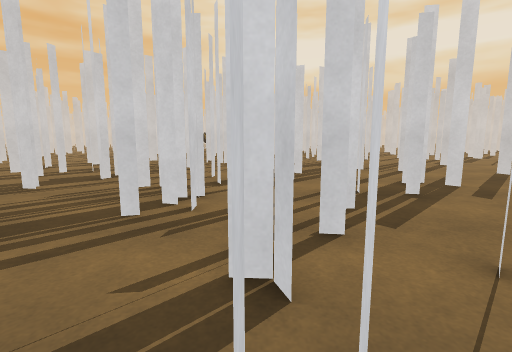
view 1 (above)

24 first-person views from a walk through a 3-D level made in the Godot game engine. The camera is 1.4 m above the floor, tilts 8° down and sees 85° across. The floor is counted in squares, 1 m on a side. Each view is taken from the middle of a square. On the plan, view 1 faces up. The plan holds only what a view shows up to about 14 squares ahead; the rest is blank. The place goes on beyond the plan. Surface patterns are stand-ins for the level's own textures.

view 2
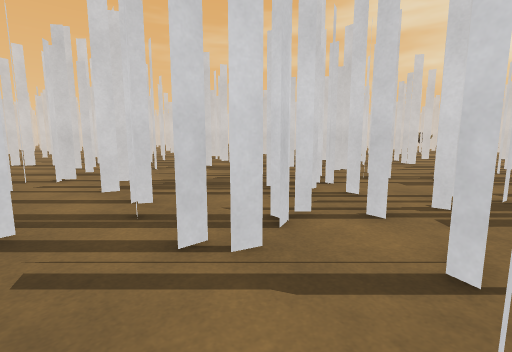

view 3
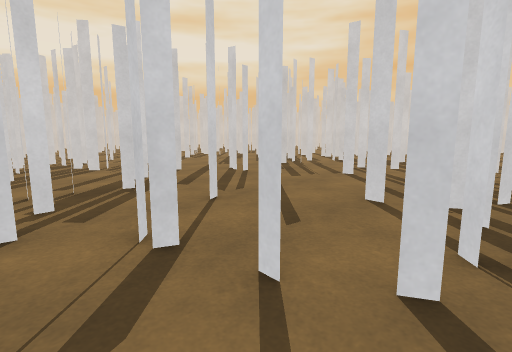

view 4
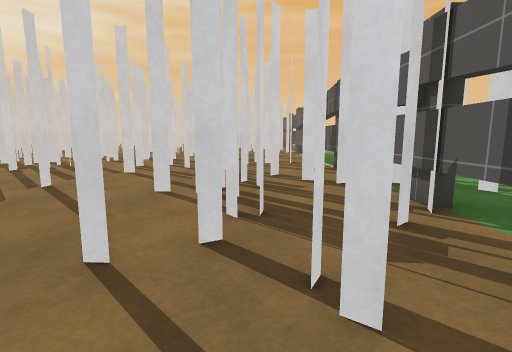

view 5
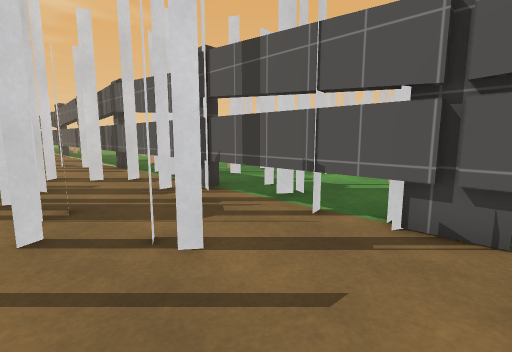

view 6
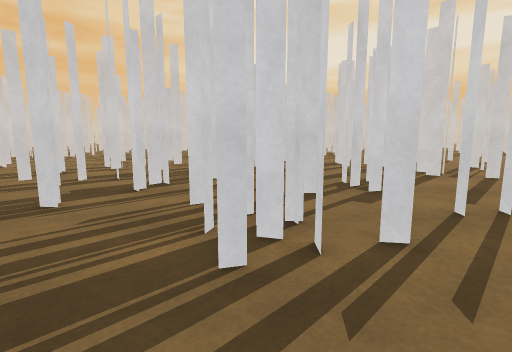

view 7
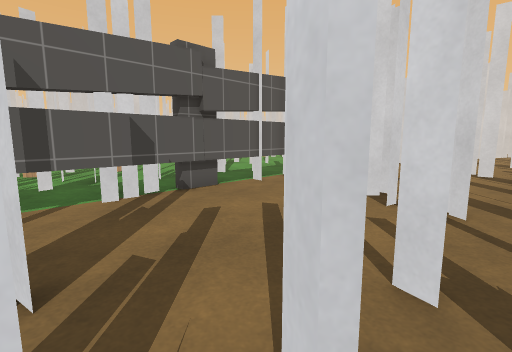

view 8
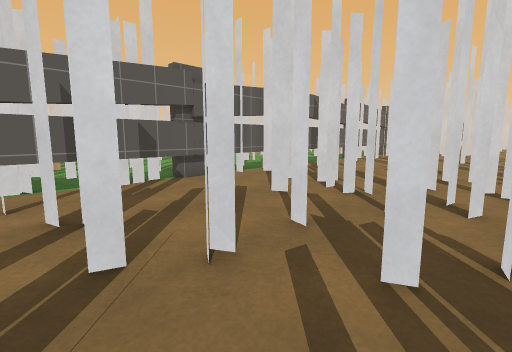

view 9
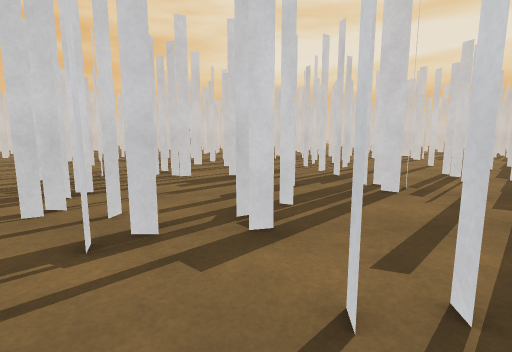

view 10
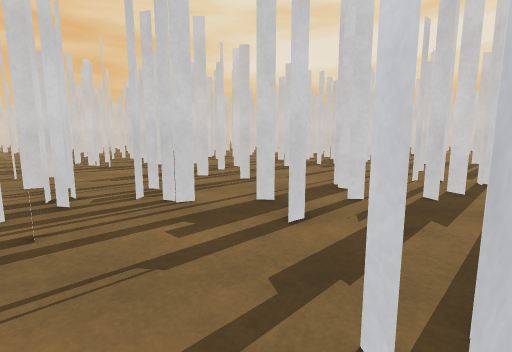

view 11
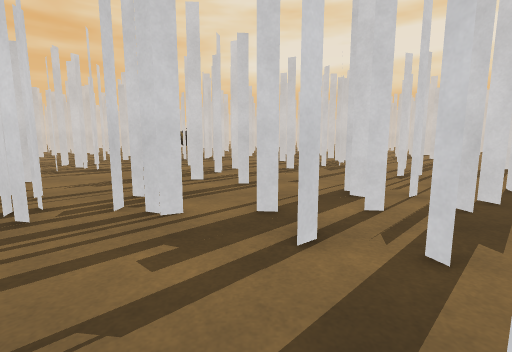

view 12
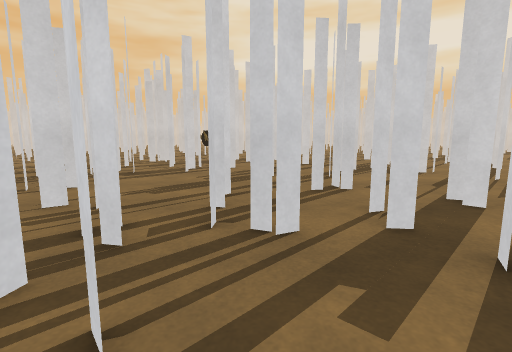

view 13
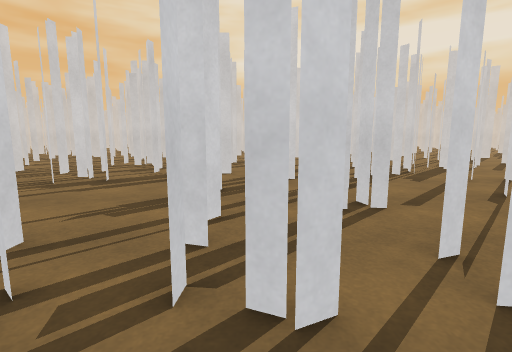

view 14
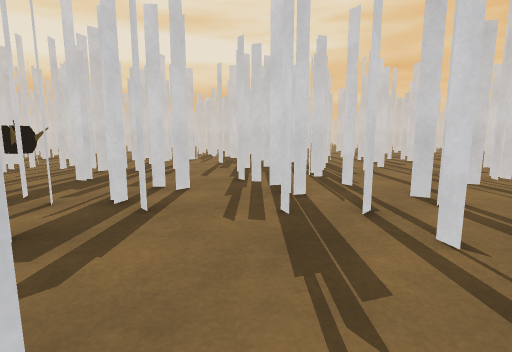

view 15
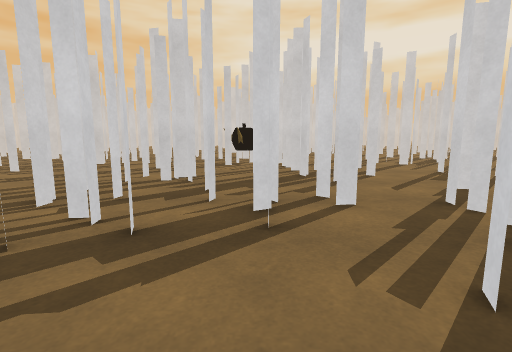

view 16
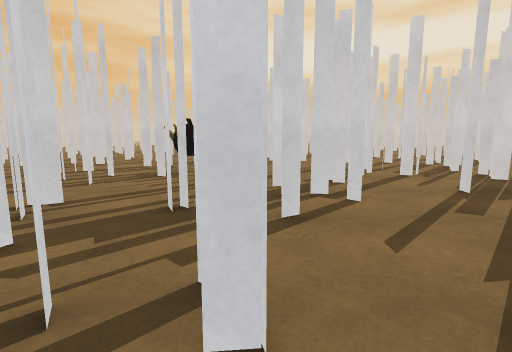

view 17
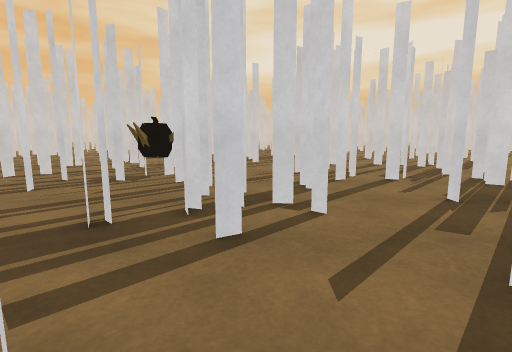

view 18
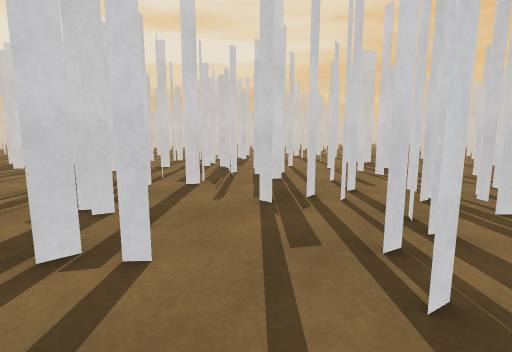

view 19
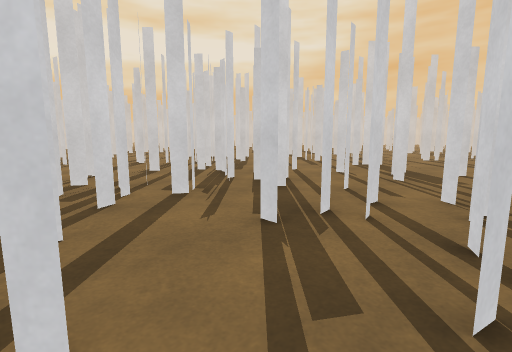

view 20
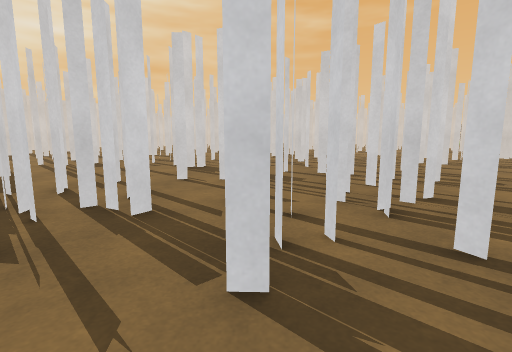

view 21
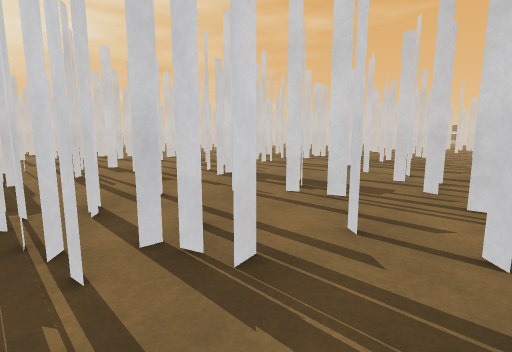

view 22
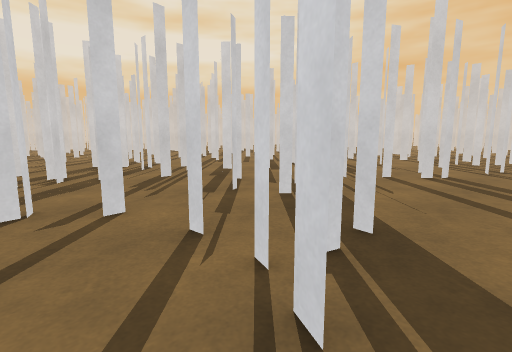

view 23
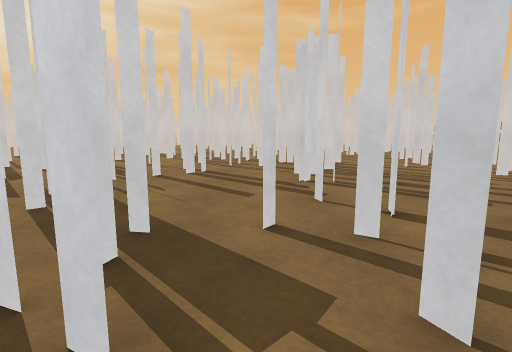

view 24
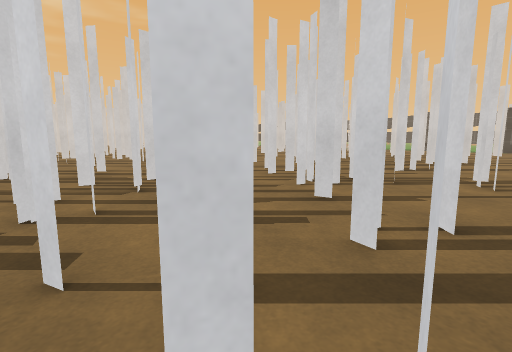

### Floor plan
Key: @ floor where view 1 was taken; # wall or solid block; x gap in a wall; . floor; T thing the floor can be seen under or through; P pumpkin.
Columns run from 9 left of view 1 to 25 right of it. Each row starts with its distance up from view 1.
 44                   ...
 43            #      . .
 42                   ..##
 41         #        #...x..
 40         .    ..  ....#x#     #
 39         .    ..   ##.....   ..
 38         .   ...  ###...x#. ..
 37  ..    .. .#....#....#....#.#
 36 ...#   .. ##...##.....# ...
 35 .#..   .. x....##.....#.
 34 ...P.  ..##...#.#....#...   ..
 33 ...P## .......x...#....#.#......
 32 .#.#.x ...#.#.#.......#...#.....
 31 #....#........#............#...#..
 30 ##....#T.......#..###............#
 29 ......#TT...#.....#...........#...#
 28 ##....#TT... x#.....#.........#
 27 ###...........###.#...#........
 26 ..........#x#..###.T.....#xx ..#
 25 #..............#.. T.#......#....
 24 ##.##.#.#....#....x......xx#.......
 23 .x..x......#........#.......#.....#
 22 .#........##..#x....#..............
 21 ........#.#..................#
 20 ......#......#xx........#..  ..
 19 ..#....#.#.............##.#.  #
 18  #....#.......##......##. #..
 17   .#........#...#...#...  #..
 16 .#..#........##.........
 15 #....##x...#.x...#......
 14 .#.#......#..x...#....##.
 13 #.....#....#.#T..........
 12 #.............T.........
 11 ###.......#....#..# ....
 10 .#....#.#.#.....#.x ...#
  9 ........x.........x...##
  8  .....#.......#...#....
  7  #..........x#.........
  6   .....###.............
  5    ....##..#.....#....#
  4 #...#.....#...#.....#..
  3 .##..#......#..........#
  2 ...#.....x............#
  1 .#..#.##.#..x...x...
  0 .#.......@.. #..## x #..#
 -1 #.#....#.....##..##....
 -2 #..........#.......#....#
 -3 #........................
 -4 ########################

Where each view was taken, in squares from view 1:
view 1: 0 up, 0 right, facing up
view 2: 1 down, 3 right, facing up-left
view 3: 1 down, 1 right, facing up-right
view 4: 1 down, 0 right, facing right
view 5: 0 up, 1 left, facing down-right
view 6: 2 up, 2 left, facing up
view 7: 2 up, 2 left, facing down-left
view 8: 4 up, 1 left, facing down-left
view 9: 5 up, 1 right, facing up
view 10: 9 up, 0 right, facing up
view 11: 10 up, 0 right, facing up
view 12: 11 up, 2 left, facing up
view 13: 13 up, 2 left, facing up
view 14: 17 up, 7 left, facing up-right
view 15: 18 up, 5 left, facing up
view 16: 22 up, 3 left, facing up
view 17: 23 up, 2 left, facing up
view 18: 25 up, 2 left, facing up-right
view 19: 26 up, 1 left, facing up-right
view 20: 29 up, 0 right, facing right
view 21: 31 up, 2 right, facing right
view 22: 28 up, 7 right, facing up-right
view 23: 28 up, 7 right, facing right
view 24: 27 up, 10 right, facing down-right
